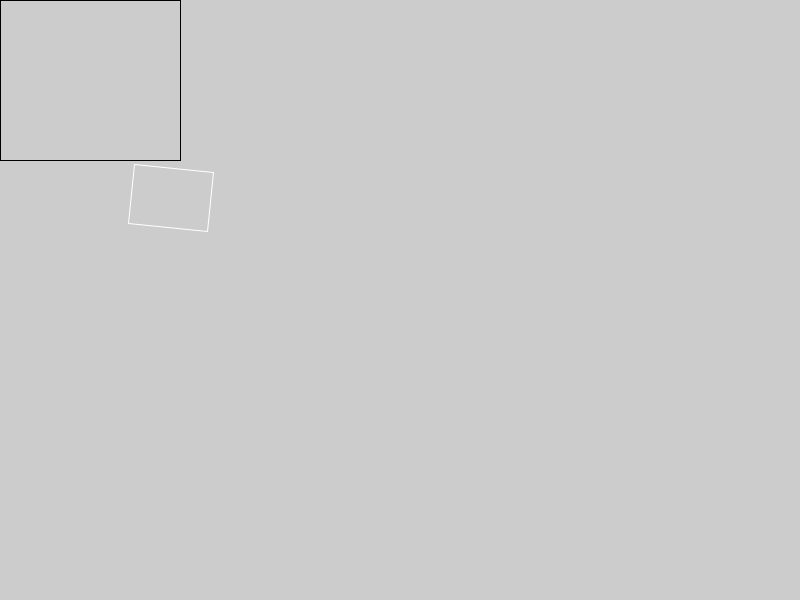
Frame 1 (no input)
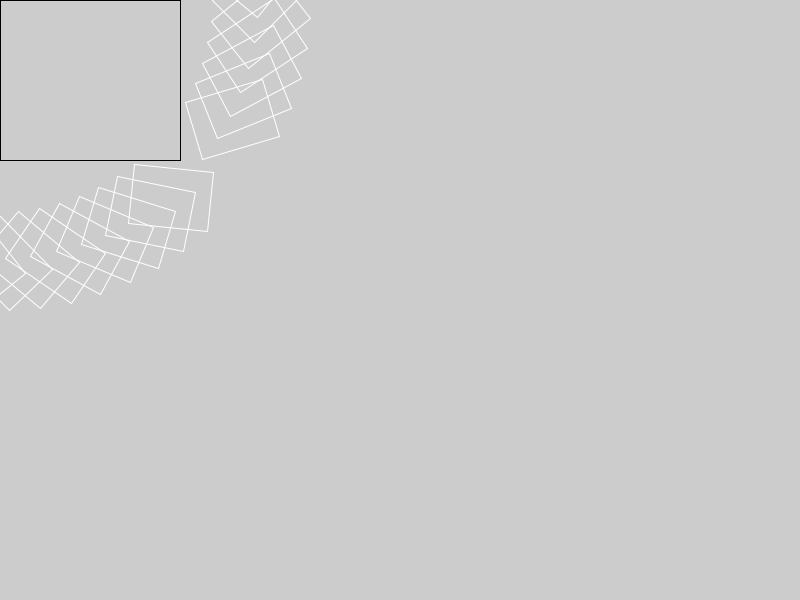
Frame 60 (the mouse pressed at the canvas centre just before this capture)
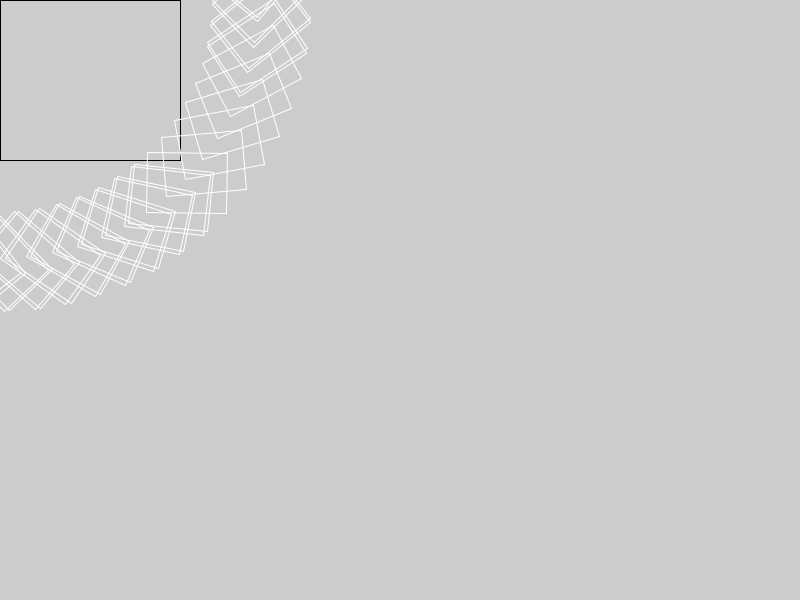
Frame 120 (the mouse held since frame 60 and released just before this capture)

The Processing sketch that drew these frames (run headless with seeded random() and noise(); from frame 60 on, the mouse is pressed at the canvas centre):

// Processing sketch: rotation
// ── rotation.pde
float theta  ;
float orbitTheta ;
float scalar = .5;

void setup(){
  size(800,600);
  //rectMode(CENTER);
}

void draw(){
  theta = map(mouseX,0,width,0,TWO_PI) ; //is there a better way to do this based on map?
  orbitTheta += .1 ;
  noFill();
  
  pushMatrix();
    stroke(3);
    stroke(255);
    //command to make this rectangle relative to the center
    //translate(width/2,height/2); 
    //scale(scalar);
    //rotate some position away from that place
    rotate(orbitTheta);
    rect(150,150,80,60);
  popMatrix(); //will restore the coordinate system, specifically
  
  //push will save coordinate system & style info
  //push(); 
  pushMatrix(); //will save the coordinate system, specifically
    stroke(0);
    //translate(width/2,height/2); 
    //rotate was radians by default
    rotate(theta); //we can use the radians() function to calculate based on degrees
    rect(0,0,180,160);
  popMatrix();
  
   
  
}
